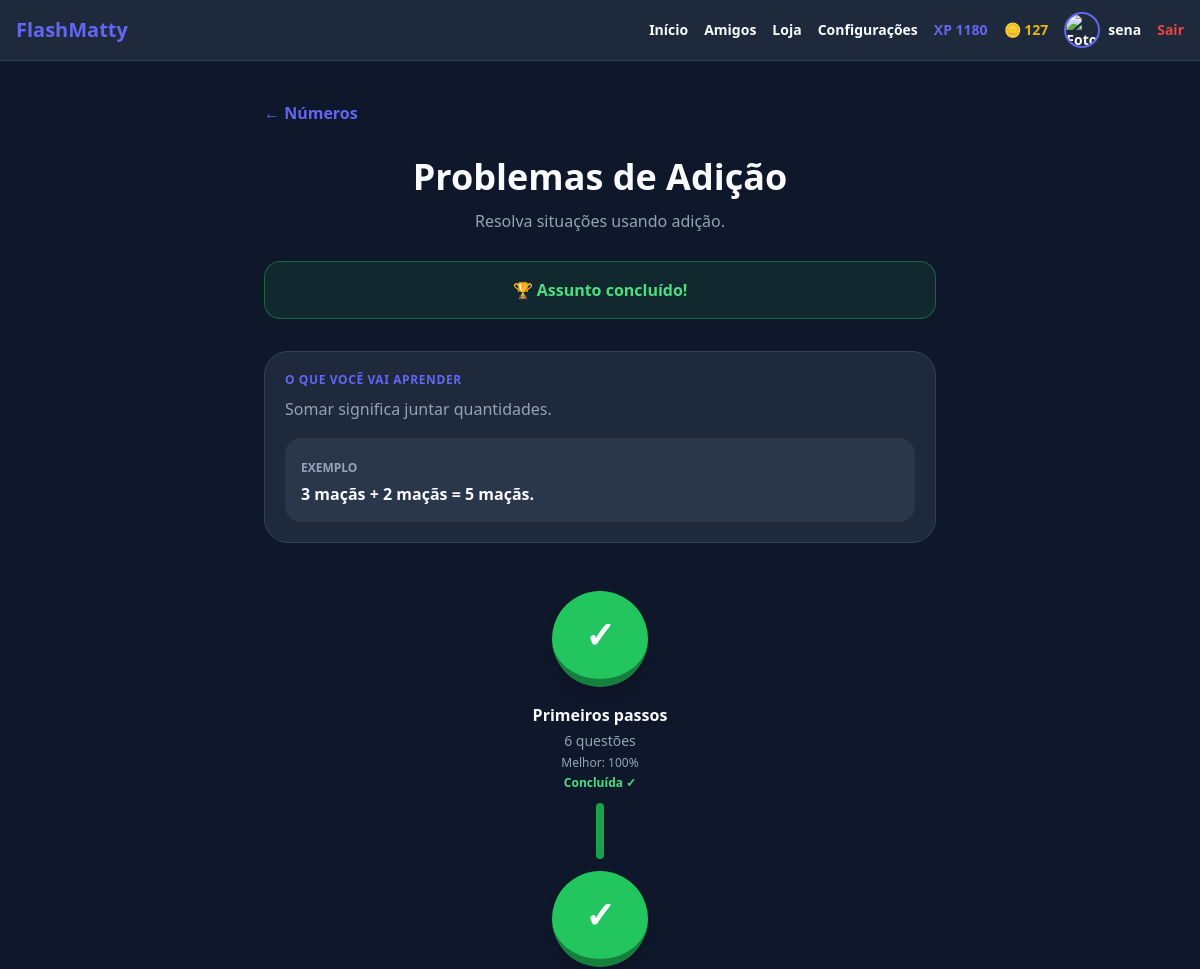
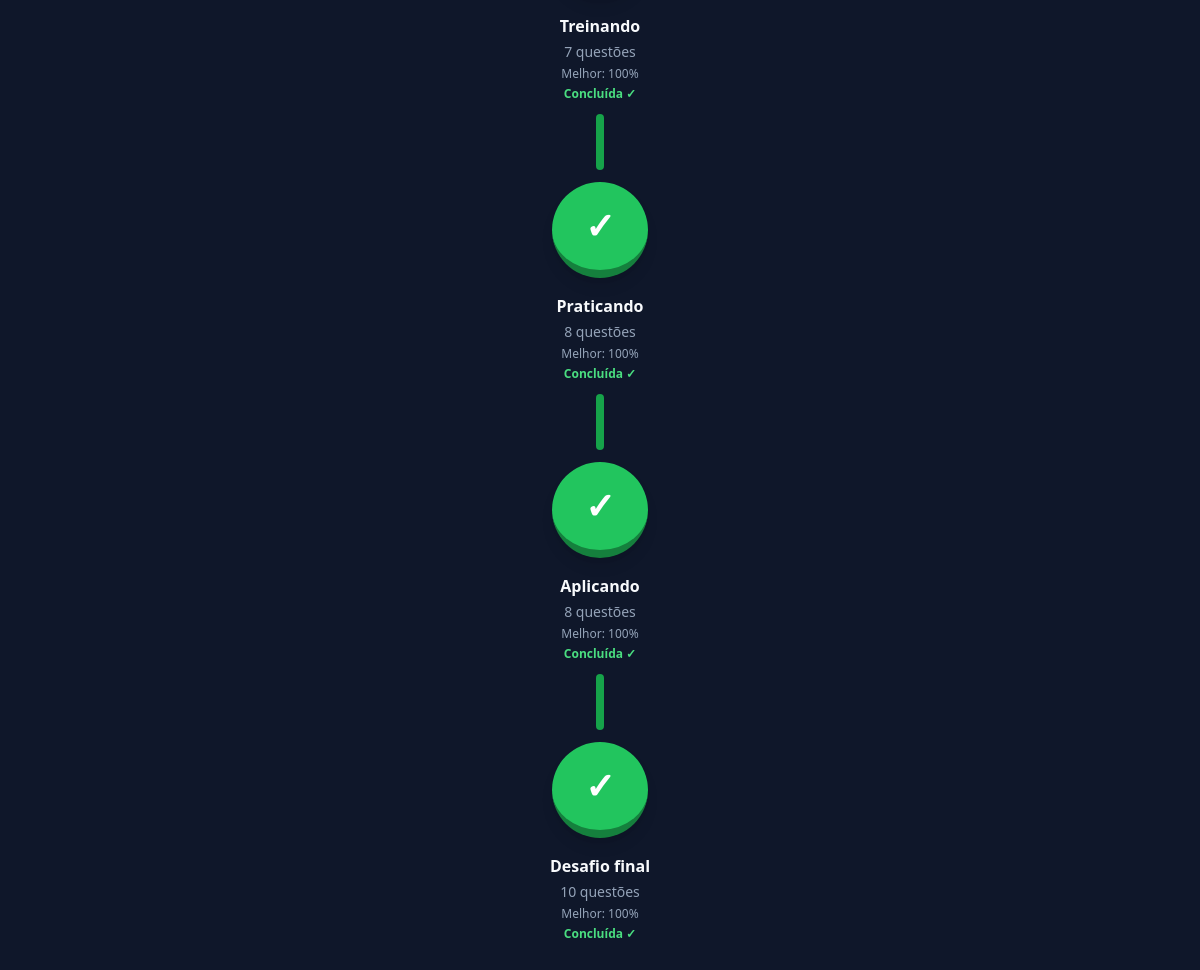
Screenshot of /ano/1-ano/tema/numeros/assunto/problemas-adicao (signed in) with the database file from the repository (2 pictures, top to bottom).
### models.py (models this page shows, shortened)
class Usuario(UserMixin, db.Model):
    __tablename__ = "usuario"
    id = db.Column(
        db.Integer,
        primary_key=True
    )
    nome = db.Column(
        db.String(80),
        nullable=False
    )
    username = db.Column(
        db.String(40),
        unique=True,
        nullable=False
    )
    senha = db.Column(
        db.String(255),
        nullable=False
    )
    xp = db.Column(
        db.Integer,
        nullable=False,
        default=0
    )
    moedas = db.Column(
        db.Integer,
        nullable=False,
        default=0
    )
    acertos = db.Column(
        db.Integer,
        nullable=False,
        default=0
    )
    erros = db.Column(
        db.Integer,
        nullable=False,
        default=0
    )
    criado_em = db.Column(
        db.DateTime,
        nullable=False,
        default=datetime.utcnow
    )

class ProgressoEtapa(db.Model):
    __tablename__ = "progresso_etapa"
    id = db.Column(
        db.Integer,
        primary_key=True
    )
    usuario_id = db.Column(
        db.Integer,
        db.ForeignKey("usuario.id"),
        nullable=False
    )
    ano = db.Column(
        db.String(30),
        nullable=False
    )
    tema = db.Column(
        db.String(60),
        nullable=False
    )
    assunto = db.Column(
        db.String(100),
        nullable=False
    )
    etapa = db.Column(
        db.String(30),
        nullable=False
    )
    acertos = db.Column(
        db.Integer,
        nullable=False,
        default=0
    )
    erros = db.Column(
        db.Integer,
        nullable=False,
        default=0
    )
    xp = db.Column(
        db.Integer,
        nullable=False,
        default=0
    )
    tentativas = db.Column(
        db.Integer,
        nullable=False,
        default=0
    )
    melhor_pontuacao = db.Column(
        db.Integer,
        nullable=False,
        default=0
    )
    concluida = db.Column(
        db.Boolean,
        nullable=False,
        default=False
    )
    __table_args__ = (
        db.UniqueConstraint(
            "usuario_id",
            "ano",
            "tema",
            "assunto",
            "etapa",
            name="uq_progresso_etapa"
        ),
    )

### app.py (the view)
@app.route(
    "/ano/<ano_id>/tema/<tema_id>/assunto/<assunto_id>"
)
@login_required
def assunto(
    ano_id,
    tema_id,
    assunto_id
):
    dados_ano = buscar_ano(
        ano_id
    )
    dados_tema = buscar_tema(
        dados_ano,
        tema_id
    )
    dados_assunto = buscar_assunto(
        dados_tema,
        assunto_id
    )
    progressos = {}
    for etapa_id in dados_assunto[
        "etapas"
    ]:
        progresso = (
            obter_progresso_etapa(
                ano_id,
                tema_id,
                assunto_id,
                etapa_id
            )
        )
        progressos[
            etapa_id
        ] = {
            "progresso":
                progresso,
            "liberada":
                etapa_liberada(
                    dados_assunto,
                    ano_id,
                    tema_id,
                    assunto_id,
                    etapa_id
                )
        }
    progresso_assunto = (
        atualizar_assunto(
            ano_id,
            tema_id,
            assunto_id,
            dados_assunto
        )
    )
    db.session.commit()
    return render_template(
        "assunto.html",
        ano=
            dados_ano,
        ano_id=
            ano_id,
        tema=
            dados_tema,
        tema_id=
            tema_id,
        assunto=
            dados_assunto,
        assunto_id=
            assunto_id,
        progressos=
            progressos,
        progresso_assunto=
            progresso_assunto
    )

### templates/assunto.html (shortened to what this page needs)
{% extends "base.html" %}
{% block content %}
<div
    class="
        min-h-screen
        bg-slate-900
        text-white
        px-4
        py-10
    "
>
    <div
        class="
            max-w-2xl
            mx-auto
        "
    >
        <a
            href="{{
                url_for(
                    'tema',
                    ano_id=ano_id,
                    tema_id=tema_id
                )
            }}"
            class="
                inline-flex
                items-center
                gap-2
                text-indigo-400
                hover:text-indigo-300
                font-bold
                transition
            "
        >
            ← {{ tema.nome }}
        </a>
        <div
            class="
                mt-8
                text-center
            "
        >
            <h1
                class="
                    text-3xl
                    md:text-4xl
                    font-black
                    text-white
                "
            >
                {{ assunto.nome }}
            </h1>
            <p
                class="
                    text-slate-400
                    mt-3
                "
            >
                {{ assunto.descricao }}
            </p>
        </div>
        {% if progresso_assunto and progresso_assunto.concluido %}
        <div
            class="
                mt-7
                bg-green-500/10
                border
                border-green-500/40
                rounded-2xl
                p-4
                text-center
                font-black
                text-green-400
            "
        >
            🏆 Assunto concluído!
        </div>
        {% endif %}
        <div
            class="
                mt-8
                rounded-3xl
                border
                border-slate-700
                bg-slate-800
                p-5
            "
        >
            <p
                class="
                    text-xs
                    uppercase
                    tracking-wider
                    font-black
                    text-indigo-400
                "
            >
                O que você vai aprender
            </p>
            <p
                class="
                    mt-2
                    text-slate-300
                    leading-relaxed
                "
            >
                {{ assunto.explicacao }}
            </p>
            {% if assunto.exemplo %}
            <div
                class="
                    mt-4
                    rounded-2xl
                    bg-slate-700/60
                    p-4
                "
            >
                <span
                    class="
                        text-xs
                        uppercase
                        font-black
                        text-slate-400
                    "
                >
                    Exemplo
                </span>
                <p
                    class="
                        mt-1
                        font-bold
                        text-white
                    "
                >
                    {{ assunto.exemplo }}
                </p>
            </div>
            {% endif %}
        </div>
        <div
            class="
                mt-12
                pb-16
            "
        >
            {% for etapa_id, etapa in assunto.etapas.items() %}
                {% set info = progressos.get(etapa_id) %}
                {% set progresso = info.progresso if info else none %}
                {% set liberada = info.liberada if info else false %}
                <div
                    class="
                        flex
                        flex-col
                        items-center
                    "
                >
                    {% if progresso and progresso.concluida %}
                        <a
                            href="{{
                                url_for(
                                    'etapa',
                                    ano_id=ano_id,
                                    tema_id=tema_id,
                                    assunto_id=assunto_id,
                                    etapa_id=etapa_id
                                )
                            }}"
                            class="
                                group
                                relative
                                w-24
                                h-24
                                rounded-full
                                bg-green-500
                                border-b-8
                                border-green-700
                                text-white
                                flex
                                items-center
                                justify-center
                                text-4xl
                                font-black
                                shadow-lg
                                transition
                                duration-200
                                hover:-translate-y-1
                                hover:bg-green-400
                            "
                        >
                            ✓
                        </a>
                    {% endif %}
                    <div
                        class="
                            text-center
                            mt-4
                        "
                    >
                        <h3
                            class="
                                font-black
                                text-white
                            "
                        >
                            {{ etapa.nome }}
                        </h3>
                        <p
                            class="
                                text-sm
                                text-slate-400
                                mt-1
                            "
                        >
                            {{ etapa.quantidade }}
                            questões
                        </p>
                        {% if progresso %}
                            <p
                                class="
                                    text-xs
                                    text-slate-500
                                    mt-1
                                "
                            >
                                Melhor:
                                {{ progresso.melhor_pontuacao or 0 }}%
                            </p>
                        {% endif %}
                        {% if progresso and progresso.concluida %}
                            <p
                                class="
                                    mt-1
                                    text-xs
                                    font-black
                                    text-green-400
                                "
                            >
                                Concluída ✓
                            </p>
                        {% endif %}
                    </div>
                    {% if not loop.last %}
                        <div
                            class="
                                w-2
                                h-14
                                rounded-full
                                my-3
                                {% if progresso and progresso.concluida %}
                                    bg-green-600
                                {% else %}
                                    bg-slate-700
                                {% endif %}
                            "
                        ></div>
                    {% endif %}
                </div>
            {% endfor %}
        </div>
    </div>
</div>
{% endblock %}

### templates/base.html (shortened to what this page needs)
<!DOCTYPE html>
<html lang="pt-BR">
<head>
    <script src="https://cdn.tailwindcss.com"></script>
</head>
<body
    class="
        app-body
        min-h-screen
    "
>
{% if current_user.is_authenticated %}
<header
    class="
        app-header
        border-b
        sticky
        top-0
        z-50
        backdrop-blur-xl
    "
>
    <div
        class="
            max-w-7xl
            mx-auto
            px-4
            py-3
            flex
            flex-wrap
            gap-4
            items-center
            justify-between
        "
    >
        <a
            href="{{ url_for('dashboard') }}"
            class="
                app-logo
                font-black
                text-xl
                transition
            "
        >
            FlashMatty
        </a>
        <nav
            class="
                flex
                flex-wrap
                items-center
                justify-end
                gap-3
                sm:gap-4
                text-sm
                font-bold
            "
        >
            <a
                href="{{ url_for('dashboard') }}"
                class="app-nav-link transition"
            >
                Início
            </a>
            <a
                href="{{ url_for('social.amigos') }}"
                class="
                    app-nav-link
                    relative
                    transition
                "
            >
                Amigos
            </a>
            <a
                href="{{ url_for('loja.index') }}"
                class="
                    app-nav-link
                    transition
                "
                title="Loja"
            >
                <span class="">
                    Loja
                </span>
            </a>
            <a
                href="{{ url_for('configuracoes') }}"
                class="
                    app-nav-link
                    transition
                "
                title="Configurações"
            >
                <span class="">
                    Configurações
                </span>
            </a>
            <span
                class="
                    text-indigo-500
                    whitespace-nowrap
                "
            >
                XP {{ current_user.xp or 0 }}
            </span>
            <span
                class="
                    text-yellow-500
                    whitespace-nowrap
                "
            >
                🪙 {{ current_user.moedas or 0 }}
            </span>
            <a
                href="{{ url_for(
                    'social.perfil',
                    username=current_user.username
                ) }}"
                class="
                    app-nav-link
                    flex
                    items-center
                    gap-2
                    transition
                "
            >
                <img
                    src="{{ url_for(
                        'social.foto_perfil',
                        usuario_id=current_user.id
                    ) }}"
                    alt="Foto de {{ current_user.nome }}"
                    class="
                        app-avatar
                        w-9
                        h-9
                        rounded-full
                        object-cover
                        border-2
                    "
                >
                <span class="hidden sm:inline">
                    {{ current_user.nome }}
                </span>
            </a>
            <a
                href="{{ url_for('logout') }}"
                class="
                    text-red-500
                    hover:text-red-400
                    transition
                "
            >
                Sair
            </a>
        </nav>
    </div>
</header>
{% endif %}
<main>
    {% block content %}
    {% endblock %}
</main>
</body>
</html>

### rows the page displays
Usuario: xp "1180", moedas "127", nome "sena"
ProgressoEtapa: concluida True (drawn), melhor_pontuacao "100"
ProgressoEtapa: concluida True (drawn), melhor_pontuacao "100"
ProgressoEtapa: concluida True (drawn), melhor_pontuacao "100"
ProgressoEtapa: concluida True (drawn), melhor_pontuacao "100"
ProgressoEtapa: concluida True (drawn), melhor_pontuacao "100"

### other values shown
{{ tema.nome }} "Números"
{{ assunto.nome }} "Problemas de Adição"
{{ assunto.descricao }} "Resolva situações usando adição."
{{ assunto.explicacao }} "Somar significa juntar quantidades."
{{ assunto.exemplo }} "3 maçãs + 2 maçãs = 5 maçãs."
{{ etapa.nome }} "Primeiros passos" "Treinando" "Praticando" "Aplicando" "Desafio final"
{{ etapa.quantidade }} "6" "7" "8" "8" "10"
